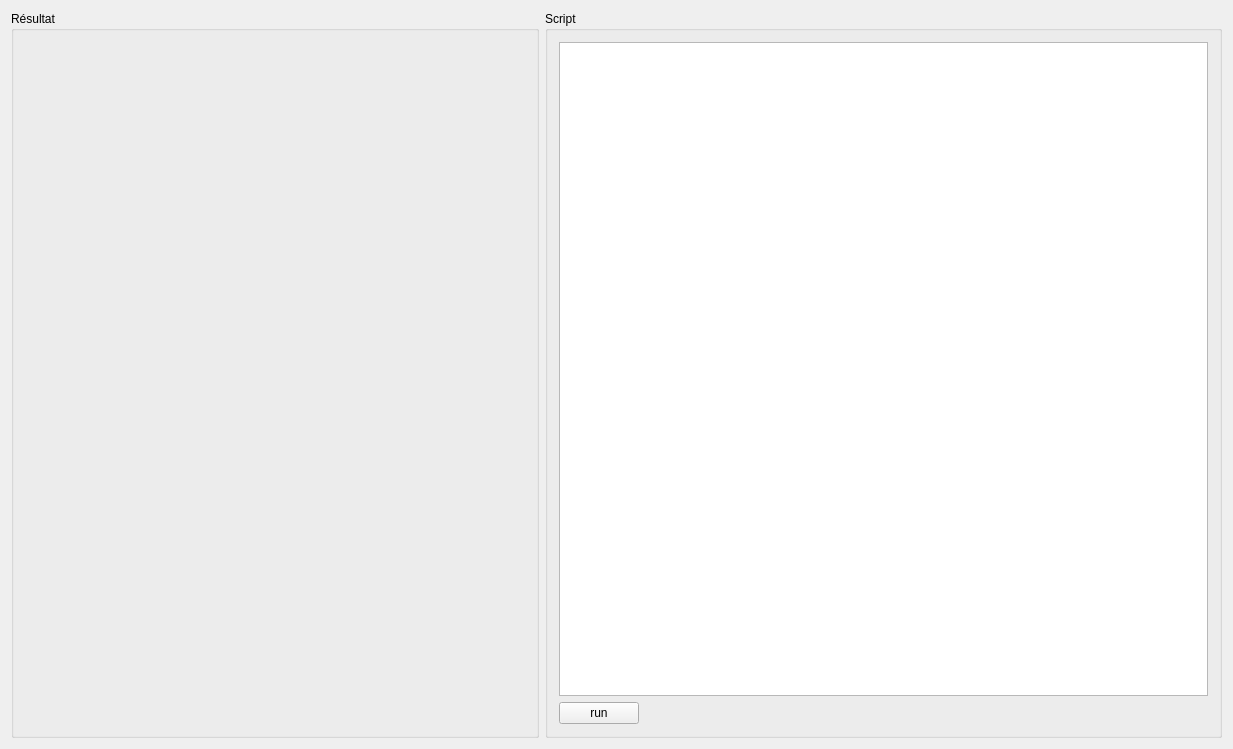
<?xml version="1.0" encoding="UTF-8"?>
<ui version="4.0">
 <class>CMainWindow</class>
 <widget class="QMainWindow" name="CMainWindow">
  <property name="geometry">
   <rect>
    <x>0</x>
    <y>0</y>
    <width>1233</width>
    <height>749</height>
   </rect>
  </property>
  <property name="windowTitle">
   <string>Rubik's cube</string>
  </property>
  <widget class="QWidget" name="centralWidget">
   <layout class="QHBoxLayout" name="horizontalLayout">
    <item>
     <widget class="QGroupBox" name="groupBox_2">
      <property name="title">
       <string>Résultat</string>
      </property>
      <layout class="QVBoxLayout" name="verticalLayout_3">
       <item>
        <widget class="C3dView" name="w3d" native="true">
         <property name="sizePolicy">
          <sizepolicy hsizetype="Fixed" vsizetype="Fixed">
           <horstretch>0</horstretch>
           <verstretch>0</verstretch>
          </sizepolicy>
         </property>
         <property name="minimumSize">
          <size>
           <width>500</width>
           <height>500</height>
          </size>
         </property>
         <property name="maximumSize">
          <size>
           <width>500</width>
           <height>500</height>
          </size>
         </property>
        </widget>
       </item>
       <item>
        <spacer name="verticalSpacer">
         <property name="orientation">
          <enum>Qt::Vertical</enum>
         </property>
         <property name="sizeHint" stdset="0">
          <size>
           <width>20</width>
           <height>40</height>
          </size>
         </property>
        </spacer>
       </item>
      </layout>
     </widget>
    </item>
    <item>
     <widget class="QGroupBox" name="groupBox">
      <property name="title">
       <string>Script</string>
      </property>
      <layout class="QVBoxLayout" name="verticalLayout">
       <item>
        <widget class="QTextEdit" name="teScript"/>
       </item>
       <item>
        <widget class="QWidget" name="widget_2" native="true">
         <layout class="QHBoxLayout" name="horizontalLayout_2">
          <property name="leftMargin">
           <number>0</number>
          </property>
          <property name="topMargin">
           <number>0</number>
          </property>
          <property name="rightMargin">
           <number>0</number>
          </property>
          <property name="bottomMargin">
           <number>0</number>
          </property>
          <item>
           <widget class="QPushButton" name="pbRun">
            <property name="text">
             <string>run</string>
            </property>
           </widget>
          </item>
          <item>
           <spacer name="horizontalSpacer">
            <property name="orientation">
             <enum>Qt::Horizontal</enum>
            </property>
            <property name="sizeHint" stdset="0">
             <size>
              <width>40</width>
              <height>20</height>
             </size>
            </property>
           </spacer>
          </item>
         </layout>
        </widget>
       </item>
      </layout>
     </widget>
    </item>
   </layout>
  </widget>
 </widget>
 <layoutdefault spacing="6" margin="11"/>
 <customwidgets>
  <customwidget>
   <class>C3dView</class>
   <extends>QWidget</extends>
   <header>C3dView.h</header>
   <container>1</container>
  </customwidget>
 </customwidgets>
 <resources/>
 <connections/>
</ui>
